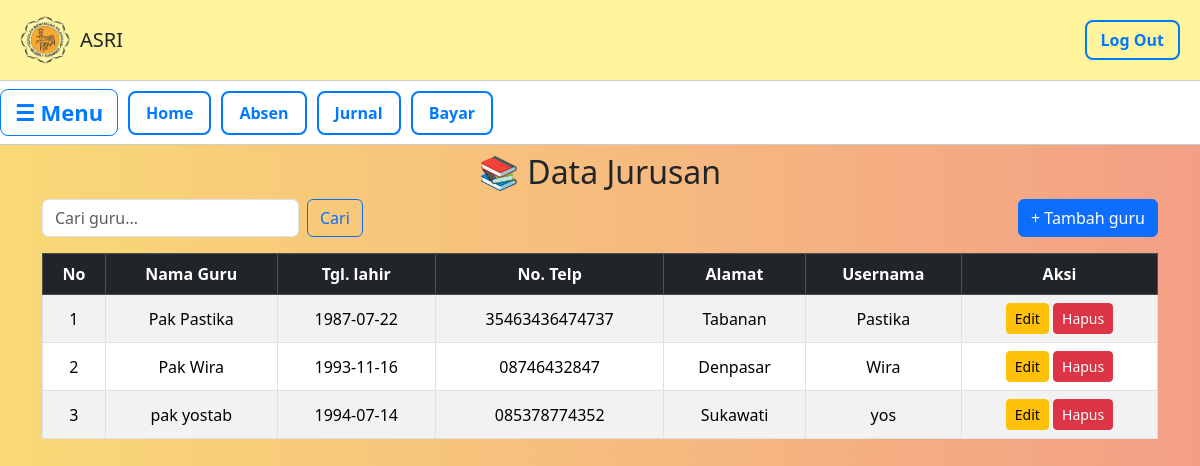
/Data/guru/guru.php, run on the app's committed database.
### tables this page shows
CREATE TABLE `guru` (
  `id_guru` int NOT NULL,
  `nama_guru` varchar(100) NOT NULL,
  `tgl_lahir` date NOT NULL,
  `alamat` text NOT NULL,
  `telp` varchar(15) NOT NULL,
  `username` varchar(20) NOT NULL,
  `password` varchar(35) NOT NULL
);

### Data/guru/guru.php (the view, shortened to what this page needs)
<!DOCTYPE html>
<html lang="id">
<head>
  <link rel="stylesheet" href="../../admin.css">
</head>
<body>
  <header>
    <div class="logo">
      <img src="../../Image/lgo.png" alt="Logo">
      <h1>ASRI</h1>
    </div>
    <a href="../../index.php" class="logout">Log Out</a>
  </header>
  <div class="navbar">
    <button class="menu-toggle" onclick="toggleSidebar()">☰ Menu</button>
    <a href ="../../Data/data.php" class="btn-secondary">Home</a>
    <a href="../../Data/absen/absen.php" class="btn-secondary">Absen</a>
    <a href="../../Data/jurnal/jurnal.php" class="btn-secondary">Jurnal</a>
    <a href="../../Data/bayar/pembayaran.php" class="btn-secondary">Bayar</a>
  </div>
<?php
include"../../koneksi.php";
$cari = "";
if (isset($_GET['cari']) && $_GET['cari'] != "") {
    $cari = $_GET['cari'];
    $result = mysqli_query($koneksi, "SELECT * FROM guru%'
                                         where nama_guru like'%$cari%'
                                         ORDER BY id_guru DESC");
} else {
    $result = mysqli_query($koneksi, "SELECT * FROM guru ORDER BY id_guru DESC");
}
?>
<link href="https://cdn.jsdelivr.net/npm/bootstrap@5.3.3/dist/css/bootstrap.min.css" rel="stylesheet">
<div class="container mt-2">
    <h2 class="mb-2 text-center">📚 Data Jurusan</h2>
    <div class="d-flex justify-content-between mb-3">
        <form class="d-flex" method="get" action="">
            <input class="form-control me-2" type="search" name="cari" placeholder="Cari guru..." value="<?= htmlspecialchars($cari) ?>">
            <button class="btn btn-outline-primary" type="submit">Cari</button>
        </form>
        <a href="guru_tambah.php" class="btn btn-primary">+ Tambah guru</a>
    </div>
    <div class="table-responsive">
        <table class="table table-bordered table-striped table-hover align-middle text-center">
            <thead class="table-dark">
                <tr>
                    <th>No</th>
                    <th>Nama Guru</th>
                    <th>Tgl. lahir</th>
                    <th>No. Telp</th>
                    <th>Alamat</th>
                    <th>Usernama</th>
                    <th>Aksi</th>
                </tr>
            </thead>
            <tbody>
            <?php
            $no = 1;
            if (mysqli_num_rows($result) > 0) {
                while ($row = mysqli_fetch_assoc($result)) { ?>
                    <tr>
                        <td><?= $no++ ?></td>
                        <td><?= $row['nama_guru'] ?></td>
                        <td><?= $row['tgl_lahir'] ?></td>
                        <td><?= $row['telp'] ?></td>
                        <td><?= $row['alamat'] ?></td>
                        <td><?= $row['username'] ?></td>
                        <td>
                            <a href="guru_edit.php?id=<?= $row['id_guru'] ?>" class="btn btn-sm btn-warning">Edit</a>
                            <a href="guru_hapus.php?id=<?= $row['id_guru'] ?>"
                               class="btn btn-sm btn-danger"
                               onclick="return confirm('Yakin ingin menghapus nama guru ini?')">Hapus</a>
                        </td>
                    </tr>
            <?php }
            } else { ?>
                <tr>
                    <td colspan="7" class="text-center text-muted">⚠️ Data tidak ditemukan</td>
                </tr>
            <?php } ?>
            </tbody>
        </table>

### admin.css (style rules this page uses)
body { margin: 0; font-family: Arial, sans-serif; background: linear-gradient(90deg , #f9d976, #f39f86); }
header { background: #fff59d; padding: 15px 20px; display: flex; justify-content: space-between; align-items: center; border-bottom: 1px solid #ccc; flex-wrap: wrap; }
header .logo { display: flex; align-items: center; gap: 10px; }
header img { height: 50px; }
header h1 { font-size: 20px; margin: 0; }
.logout { border: 2px solid #007bff; background: none; color: #007bff; padding: 6px 14px; border-radius: 8px; font-weight: bold; text-decoration: none; transition: 0.3s; }
.btn-secondary { display: inline-block; background: #fff; color: #007bff; border: 2px solid #007bff; padding: 8px 16px; border-radius: 8px; text-decoration: none; font-weight: bold; transition: 0.3s; }
.navbar { background: white; display: flex; align-items: center; gap: 10px; padding: 10px; flex-wrap: wrap; border-bottom: 1px solid #ccc; justify-content: flex-start !important; }
.navbar button { border: 1px solid #007bff; background: none; color: #007bff; padding: 6px 14px; border-radius: 8px; font-weight: bold; cursor: pointer; transition: 0.3s; }
.menu-toggle { font-size: 22px; cursor: pointer; border: none; background: none; }

### data on the page
guru: nama_guru "Pak Pastika", tgl_lahir "1987-07-22", telp "35463436474737", alamat "Tabanan", username "Pastika"
guru: nama_guru "Pak Wira", tgl_lahir "1993-11-16", telp "08746432847", alamat "Denpasar", username "Wira"
guru: nama_guru "pak yostab", tgl_lahir "1994-07-14", telp "085378774352", alamat "Sukawati", username "yos"
